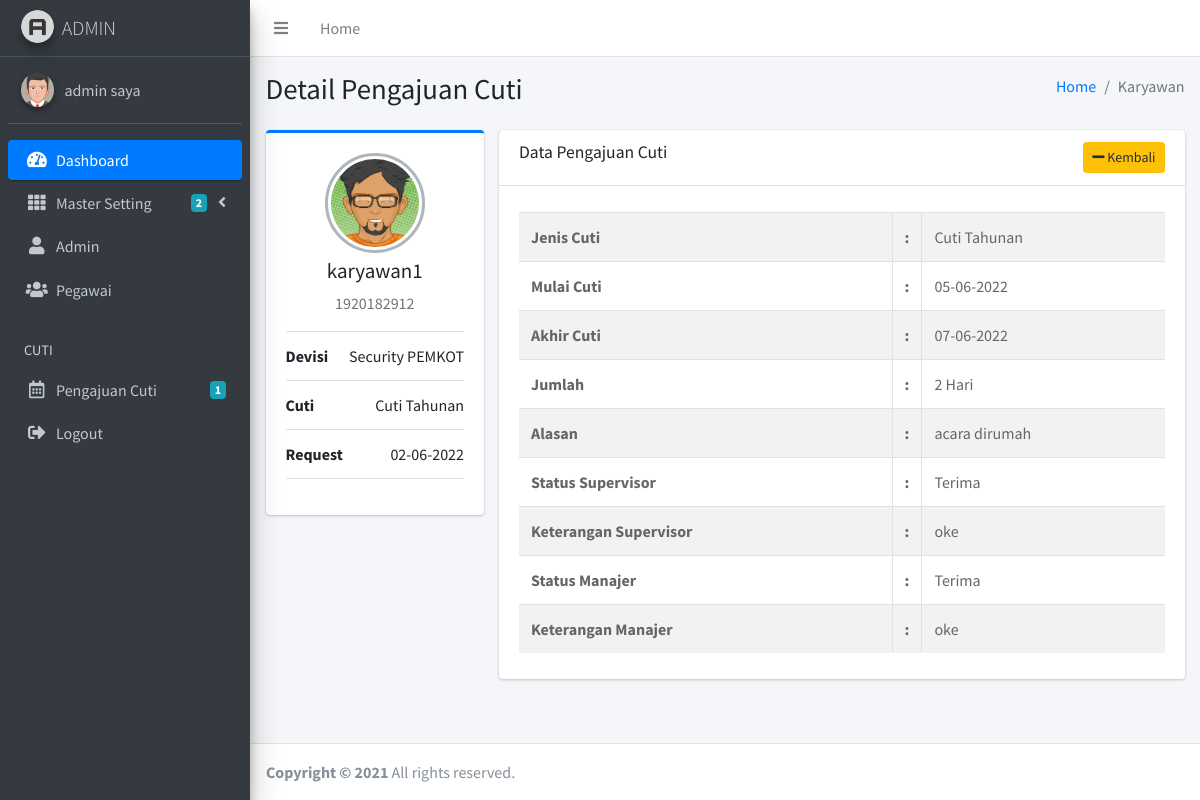
The app's page /admin/cuti_detail.php?id=1 (signed in) with its own data.
### tables this page shows
CREATE TABLE `tbl_cuti` (
  `cuti_id` int(11) NOT NULL,
  `cuti_devisi` int(11) NOT NULL,
  `cuti_jenis` int(11) NOT NULL,
  `cuti_pegawai` int(11) NOT NULL,
  `cuti_tanggal` date NOT NULL,
  `cuti_dari` date NOT NULL,
  `cuti_sampai` date NOT NULL,
  `cuti_jumlah` int(11) NOT NULL,
  `cuti_alasan` varchar(100) NOT NULL,
  `cuti_alamat` varchar(100) DEFAULT NULL,
  `cuti_supervisor` int(11) DEFAULT NULL,
  `cuti_status_supervisor` varchar(100) DEFAULT NULL,
  `cuti_keterangan_supervisor` varchar(100) DEFAULT NULL,
  `cuti_manajer` int(11) DEFAULT NULL,
  `cuti_status_manajer` varchar(100) DEFAULT NULL,
  `cuti_keterangan_manajer` varchar(100) DEFAULT NULL
);

CREATE TABLE `tbl_karyawan` (
  `karyawan_id` int(11) NOT NULL,
  `karyawan_devisi` int(11) NOT NULL,
  `karyawan_nip` int(11) NOT NULL,
  `karyawan_nama` varchar(50) NOT NULL,
  `karyawan_jabatan` varchar(100) NOT NULL,
  `karyawan_alamat` varchar(100) NOT NULL,
  `karyawan_kelamin` varchar(20) NOT NULL,
  `karyawan_kontak` varchar(15) NOT NULL,
  `karyawan_username` varchar(50) NOT NULL,
  `karyawan_password` varchar(100) NOT NULL,
  `karyawan_foto` varchar(100) NOT NULL,
  `karyawan_tanda_tangan` varchar(255) DEFAULT NULL
);

CREATE TABLE `tbl_devisi` (
  `devisi_id` int(11) NOT NULL,
  `devisi_nama` varchar(100) NOT NULL
);

CREATE TABLE `tbl_jenis_cuti` (
  `jenis_id` int(11) NOT NULL,
  `jenis_nama` varchar(100) NOT NULL,
  `jenis_jumlah` int(11) NOT NULL
);

### admin/cuti_detail.php (the view)
<?php include 'header.php' ?>
<div class="content-wrapper">
  <section class="content-header">
    <div class="container-fluid">
      <div class="row mb-2">
        <div class="col-sm-6">
          <h1>Detail Pengajuan Cuti</h1>
        </div>
        <div class="col-sm-6">
          <ol class="breadcrumb float-sm-right">
            <li class="breadcrumb-item"><a href="#">Home</a></li>
            <li class="breadcrumb-item active">Karyawan</li>
          </ol>
        </div>
      </div>
    </div>
  </section>
  <section class="content">
    <div class="container-fluid">
      <div class="row">
        <div class="col-md-3">
          <?php
          $idcuti = $_GET['id'];
          $data = mysqli_query($koneksi,"select * from tbl_cuti, tbl_karyawan, tbl_devisi,tbl_jenis_cuti where cuti_id='$idcuti' and cuti_pegawai=karyawan_id and cuti_devisi=devisi_id and cuti_jenis=jenis_id");
          $d = mysqli_fetch_assoc($data);
          ?>
          <div class="card card-primary card-outline">
            <div class="card-body box-profile">
              <div class="text-center">
                <?php
                if($d['karyawan_foto']=="karyawan_foto.png"){
                  ?>
                  <img class="profile-user-img img-fluid img-circle"
                  src="../dist/img/karyawan_foto.png"
                  alt="User profile picture">
                  <?php
                }else{
                  ?>
                  <img class="profile-user-img img-fluid img-circle"
                  src="../gambar/user/<?php echo $d['karyawan_foto'] ?>"
                  alt="User profile picture">
                  <?php
                }
                ?>
              </div>
              <h3 class="profile-username text-center"><?php echo $d['karyawan_nama'] ?></h3>
              <p class="text-muted text-center"><?php echo $d['karyawan_nip'] ?></p>
              <ul class="list-group list-group-unbordered mb-3">
                <li class="list-group-item">
                  <b>Devisi</b> <a class="float-right"><?php echo $d['devisi_nama'] ?></a>
                </li>
                <li class="list-group-item">
                  <b>Cuti</b> <a class="float-right"><?php echo $d['jenis_nama'] ?></a>
                </li>
                <li class="list-group-item">
                  <b>Request</b> <a class="float-right"><?php echo date('d-m-Y', strtotime($d['cuti_tanggal'])) ?></a>
                </li>
              </ul>
            </div>
          </div>
        </div>
        <div class="col-md-9">
          <div class="card">
            <div class="card-header">
              <h3 class="card-title">Data Pengajuan Cuti</h3>
              <div class="float-right">
                <a href="cuti.php" class="btn btn-sm btn-warning"><i class="fa fa-minus"></i> Kembali</a>
              </div>
            </div>
            <div class="card-body">
              <div class="tab-content">
                <div class="active tab-pane">
                  <div class="post">
                    <div class="table-responsive">
                      <table id="example1" class="table table-bordered table-striped">
                        <tr>
                          <th>Jenis Cuti</th>
                          <th width="1%">:</th>
                          <td><?php echo $d['jenis_nama'] ?></td>
                        </tr>
                        <tr>
                          <th>Mulai Cuti</th>
                          <th>:</th>
                          <td><?php echo date('d-m-Y', strtotime($d['cuti_dari'])) ?></td>
                        </tr>
                        <tr>
                          <th>Akhir Cuti</th>
                          <th>:</th>
                          <td><?php echo date('d-m-Y', strtotime($d['cuti_sampai'])) ?></td>
                        </tr>
                        <tr>
                          <th>Jumlah</th>
                          <th>:</th>
                          <td>
                           <?php
                           echo $d['cuti_jumlah']." Hari";
                           ?>
                          </td>
                        </tr>
                        <tr>
                          <th>Alasan</th>
                          <th>:</th>
                          <td><?php echo $d['cuti_alasan'] ?></td>
                        </tr>
                        <tr>
                          <th>Status Supervisor</th>
                          <th>:</th>
                          <td><?php echo $d['cuti_status_supervisor'] ?></td>
                        </tr>
                        <tr>
                          <th>Keterangan Supervisor</th>
                          <th>:</th>
                          <td><?php echo $d['cuti_keterangan_supervisor'] ?></td>
                        </tr>
                        <tr>
                          <th>Status Manajer</th>
                          <th>:</th>
                          <td><?php echo $d['cuti_status_manajer'] ?></td>
                        </tr>
                        <tr>
                          <th>Keterangan Manajer</th>
                          <th>:</th>
                          <td><?php echo $d['cuti_keterangan_manajer'] ?></td>
                        </tr>
                    </table>
                  </div>
                </div>
              </div>
            </div>
          </div>
        </div>
      </div>
    </div>
  </div>
</section>
</div>
<?php include 'footer.php' ?>

### admin/header.php (shortened to what this page needs)
<!DOCTYPE html>
<html>
<head>
  <link rel="stylesheet" href="../plugins/fontawesome-free/css/all.min.css">
  <link rel="stylesheet" href="https://code.ionicframework.com/ionicons/2.0.1/css/ionicons.min.css">
  <link rel="stylesheet" href="../plugins/tempusdominus-bootstrap-4/css/tempusdominus-bootstrap-4.min.css">
  <link rel="stylesheet" href="../plugins/icheck-bootstrap/icheck-bootstrap.min.css">
  <link rel="stylesheet" href="../plugins/jqvmap/jqvmap.min.css">
  <link rel="stylesheet" href="../plugins/datatables-bs4/css/dataTables.bootstrap4.css">
  <link rel="stylesheet" href="../dist/css/adminlte.min.css">
  <link rel="stylesheet" href="../plugins/overlayScrollbars/css/OverlayScrollbars.min.css">
  <link rel="stylesheet" href="../plugins/daterangepicker/daterangepicker.css">
  <link rel="stylesheet" href="../plugins/summernote/summernote-bs4.css">
</head>
  <?php include '../koneksi.php'; ?>
<body class="hold-transition sidebar-mini layout-fixed">
<div class="wrapper">
  <nav class="main-header navbar navbar-expand navbar-white navbar-light">
    <ul class="navbar-nav">
      <li class="nav-item">
        <a class="nav-link" data-widget="pushmenu" href="#"><i class="fas fa-bars"></i></a>
      </li>
      <li class="nav-item d-none d-sm-inline-block">
        <a href="index.php" class="nav-link">Home</a>
      </li>
    </ul>
  </nav>
  <aside class="main-sidebar sidebar-dark-primary elevation-4">
    <a href="index.php" class="brand-link">
      <img src="../dist/img/AdminLTELogo.png" alt="AdminLTE Logo" class="brand-image img-circle elevation-3"
           style="opacity: .8">
      <span class="brand-text font-weight-light">ADMIN</span>
    </a>
    <?php
    $saya = $_SESSION['id'];
    $data = mysqli_query($koneksi,"select * from tbl_admin where admin_id='$saya'");
    $d = mysqli_fetch_assoc($data);
    ?>
    <div class="sidebar">
      <div class="user-panel mt-3 pb-3 mb-3 d-flex">
        <div class="image">
          <?php
          if($d['admin_foto']=="admin_foto.png"){
            ?>
            <img src="../dist/img/admin_foto.png" class="img-circle elevation-2" alt="User Image">
            <?php
          }else{
            ?>
            <img src="../gambar/user/<?php echo $d['admin_foto'] ?>" class="img-circle elevation-2" alt="User Image">
            <?php
          }
          ?>
        </div>
        <div class="info">
          <a href="index.php" class="d-block"><?php echo $d['admin_nama'] ?></a>
        </div>
      </div>
      <nav class="mt-2">
        <ul class="nav nav-pills nav-sidebar flex-column" data-widget="treeview" role="menu" data-accordion="false">
          <li class="nav-item has-treeview menu-open">
            <a href="index.php" class="nav-link active">
              <i class="nav-icon fas fa-tachometer-alt"></i>
              <p>
                Dashboard
              </p>
            </a>
          </li>
          <li class="nav-item has-treeview">
            <a href="#" class="nav-link">
              <i class="nav-icon fas fa-th"></i>
              <p>
                Master Setting
                <i class="fas fa-angle-left right"></i>
                <span class="badge badge-info right">2</span>
              </p>
            </a>
          </li>
          <li class="nav-item has-treeview">
          <a href="admin.php" class="nav-link">
            <i class="nav-icon fas fa-user"></i>
              <p>
                Admin
              </p>
          </a>
          </li>
          <li class="nav-item has-treeview">
          <a href="karyawan.php" class="nav-link">
            <i class="nav-icon fas fa-users"></i>
              <p>
                Pegawai
              </p>
          </a>
          </li>
          <li class="nav-header">CUTI</li>
          <li class="nav-item">
            <a href="cuti.php" class="nav-link">
              <i class="nav-icon far fa-calendar-alt"></i>
              <p>
                 <?php
                $cuti = mysqli_query($koneksi,"select * from tbl_cuti");
                $ct = mysqli_num_rows($cuti);
                ?>
                Pengajuan Cuti
                <span class="badge badge-info right"><?php echo $ct ?></span>
              </p>
            </a>
          </li>
           <li class="nav-item">
            <a href="logout.php" class="nav-link">
              <i class="nav-icon fas fa-sign-out-alt"></i>
              <p>
                Logout
              </p>
            </a>
          </li>
        </ul>
      </nav>
    </div>
  </aside>

### admin/footer.php (shortened to what this page needs)
  <footer class="main-footer">
    <strong>Copyright &copy; 2021 </strong>
    All rights reserved.
  </footer>
</div>
</body>
</html>

### records on screen
tbl_cuti: tbl_karyawan.karyawan_nama "karyawan1", tbl_karyawan.karyawan_nip "1920182912", tbl_devisi.devisi_nama "Security PEMKOT", tbl_jenis_cuti.jenis_nama "Cuti Tahunan", cuti_tanggal "02-06-2022", cuti_dari "05-06-2022", cuti_sampai "07-06-2022", cuti_jumlah "2", cuti_alasan "acara dirumah", cuti_status_supervisor "Terima", cuti_keterangan_supervisor "oke", cuti_status_manajer "Terima", cuti_keterangan_manajer "oke"

### other values on screen
$d['admin_nama'] "admin saya"
$ct "1"
